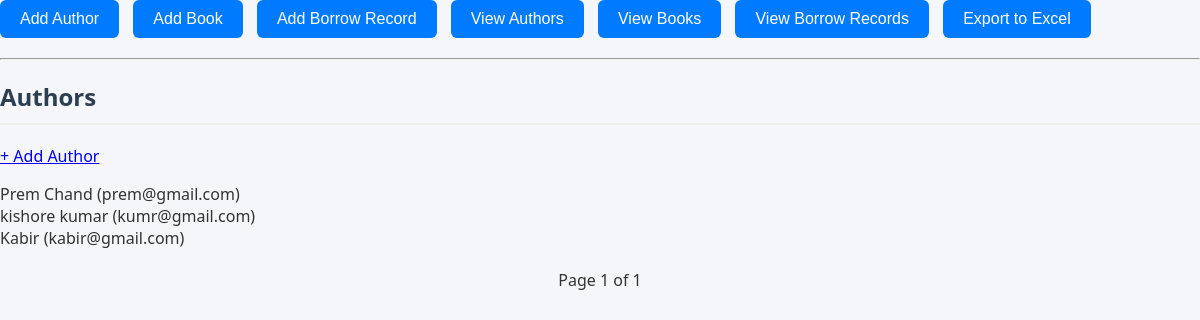
Page /authors/ (signed in) on the committed database.
### library/models.py (models this page shows, shortened)
class Author(models.Model):
    name = models.CharField(max_length=100)
    email = models.EmailField(unique=True)
    bio = models.TextField()

### library/views.py (the view)
# urls.py: path('authors/', views.list_authors, name='list_authors'),
@login_required
def list_authors(request):
    authors = Author.objects.all()
    paginator = Paginator(authors, 5)
    page = request.GET.get('page')
    return render(request, 'library/list_authors.html', {'authors': paginator.get_page(page)})

### library/templates/library/list_authors.html (shortened to what this page needs)
{% load static %}
<!DOCTYPE html>
<html>
<head>
    <link rel="stylesheet" href="{% static 'library/styles.css' %}">
</head>
<body>
    {% include 'library/_navbar.html' %}
    <h2>Authors</h2>
    <a href="{% url 'add_author' %}">+ Add Author</a>
    <ul>
        {% for author in authors %}
            <li>{{ author.name }} ({{ author.email }})</li>
        {% endfor %}
    </ul>
    <div class="pagination">
        Page {{ authors.number }} of {{ authors.paginator.num_pages }}
    </div>
</body>
</html>

### library/static/library/styles.css (style rules this page uses)
body { font-family: 'Segoe UI', Tahoma, Geneva, Verdana, sans-serif; margin: 0; padding: 0; background-color: #f4f6f9; color: #333; }
h2 { color: #2c3e50; margin-bottom: 20px; border-bottom: 2px solid #eee; padding-bottom: 10px; }
.pagination { margin-top: 20px; text-align: center; }
ul { list-style-type: none; padding: 0; }

### rows in the picture
Author: name "Prem Chand", email "prem@gmail.com"
Author: name "kishore kumar", email "kumr@gmail.com"
Author: name "Kabir", email "kabir@gmail.com"

### other values in the picture
{{ authors.number }} "1"
{{ authors.paginator.num_pages }} "1"
